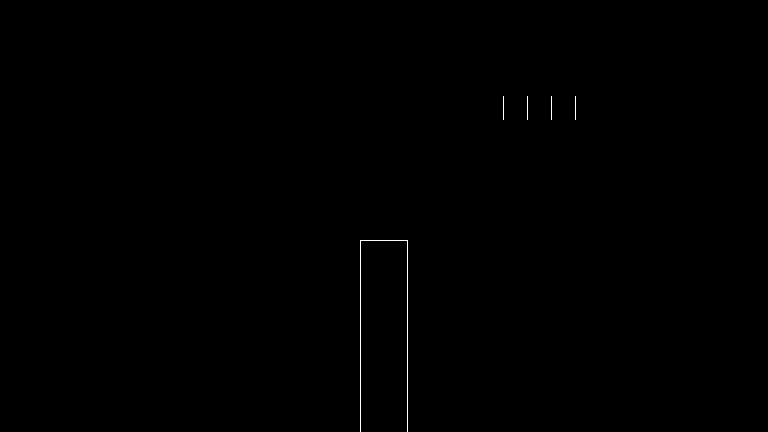

A 2D game scene composited from a Tiled map and its tileset images. What follows is a short description and the map's XML, with each tile layer's data collapsed to a summary:
An orthogonal 32x18 tile map with 24x24 px tiles, 3 tile layers (tiles-main, tiles-other, Tile Layer 3) and 1 object (player).

<map version="1.0" orientation="orthogonal" width="32" height="18" tilewidth="24" tileheight="24">
 <tileset firstgid="1" name="Main Tileset" tilewidth="24" tileheight="24">
  <image source="../graphics/tileset.png" width="240" height="240" />
 </tileset>
 <layer name="tiles-main" width="32" height="18">
  <data>[576 cells, 20 non-empty, 4 distinct tile ids]</data>
 </layer>
 <layer name="tiles-other" width="32" height="18">
  <data>[576 cells, 0 non-empty, 0 distinct tile ids]</data>
 </layer>
 <layer name="Tile Layer 3" width="32" height="18">
  <data>[576 cells, 0 non-empty, 0 distinct tile ids]</data>
 </layer>
 <objectgroup name="objects" width="32" height="18">
  <object name="player" gid="24" x="384" y="240" />
 </objectgroup>
</map>
